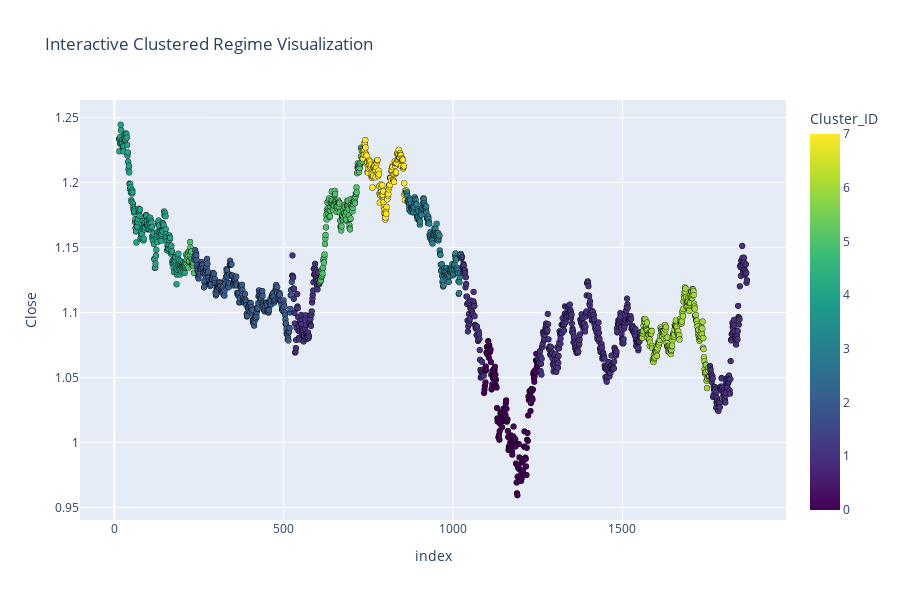

The cell this chart's notebook holds for it:
### Code cell
fig = px.scatter(
    df_cleaned,
    x=df_cleaned.index,  # or 'Date'
    y='Close',
    color='Cluster_ID',
    title="Interactive Clustered Regime Visualization",
    hover_data=['Cluster_ID', 'AHMA', 'LC_Slope', 'ATR'],  # Optional
    color_continuous_scale='Viridis'
)
fig.update_traces(marker=dict(size=6, line=dict(width=0.5, color='black')))
fig.update_layout(height=600)
fig.show()

### Figure 1 — Plotly figure (JSON) as saved in the notebook; plotly's stock layout.template omitted (floating-point values rounded to 4 significant figures; data arrays with more than 128 entries replaced by an {"elided": "..."} marker saying what was removed)
{"data": [{"customdata": {"elided": "1855x4 float values"}, "hovertemplate": "index=%{x}<br>Close=%{y}<br>Cluster_ID=%{marker.color}<br>AHMA=%{customdata[1]}<br>LC_Slope=%{customdata[2]}<br>ATR=%{customdata[3]}<extra></extra>", "legendgroup": "", "marker": {"color": {"elided": "1855 int values"}, "coloraxis": "coloraxis", "line": {"color": "black", "width": 0.5}, "size": 6, "symbol": "circle"}, "mode": "markers", "name": "", "showlegend": false, "type": "scattergl", "x": {"elided": "1855 int values"}, "xaxis": "x", "y": {"elided": "1855 float values"}, "yaxis": "y"}], "layout": {"coloraxis": {"colorbar": {"title": {"text": "Cluster_ID"}}, "colorscale": [[0, "#440154"], [0.1111, "#482878"], [0.2222, "#3e4989"], [0.3333, "#31688e"], [0.4444, "#26828e"], [0.5556, "#1f9e89"], [0.6667, "#35b779"], [0.7778, "#6ece58"], [0.8889, "#b5de2b"], [1, "#fde725"]]}, "height": 600, "legend": {"tracegroupgap": 0}, "title": {"text": "Interactive Clustered Regime Visualization"}, "xaxis": {"anchor": "y", "domain": [0, 1], "title": {"text": "index"}}, "yaxis": {"anchor": "x", "domain": [0, 1], "title": {"text": "Close"}}}}
